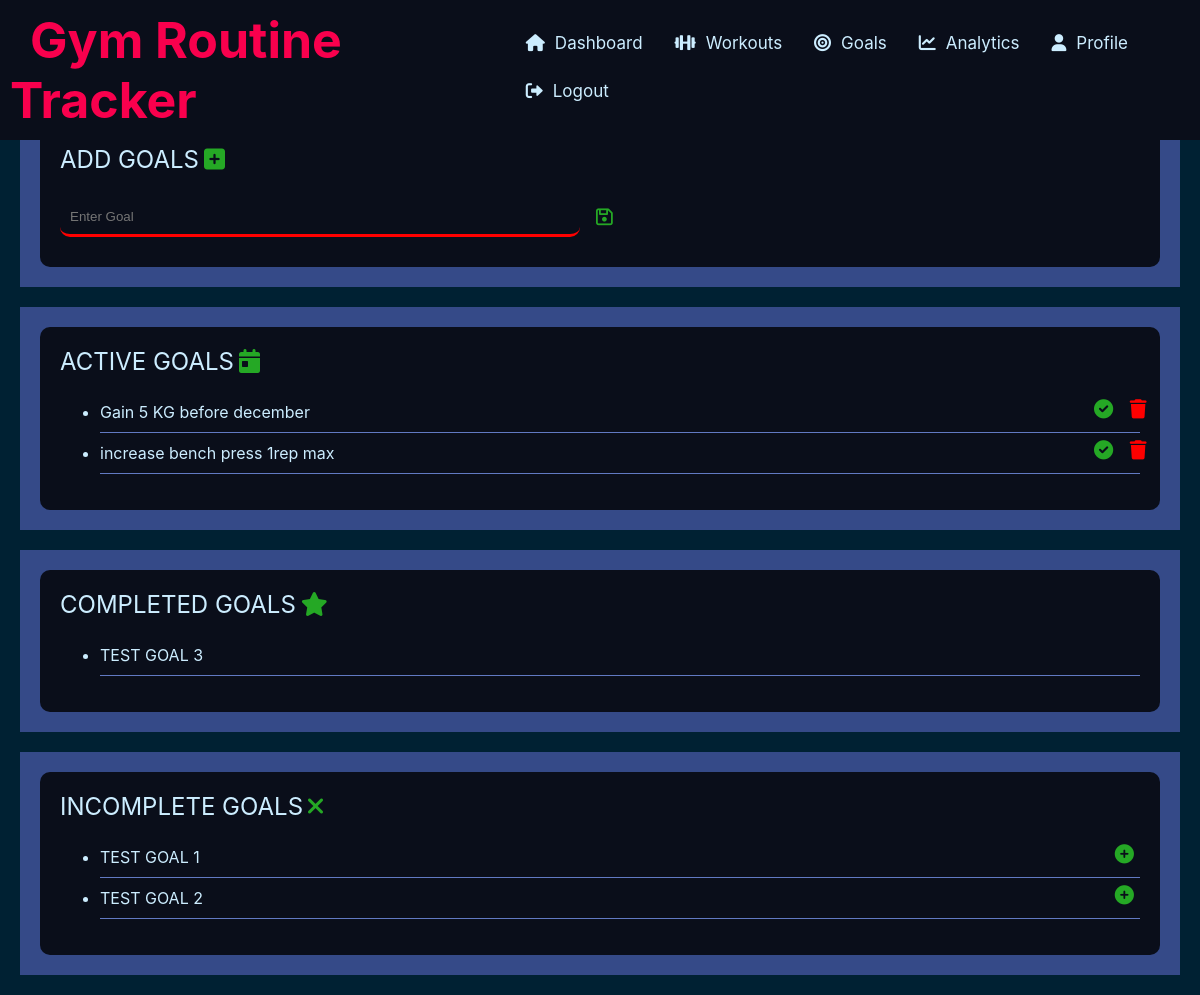
Page /goals.php (signed in) on the committed database.
### tables this page shows
CREATE TABLE `goals` (
  `goal_id` int(11) NOT NULL,
  `UID` int(11) DEFAULT NULL,
  `goal_description` varchar(400) DEFAULT NULL
);

CREATE TABLE `previous_goals` (
  `pg_id` int(11) NOT NULL,
  `g_id` int(11) NOT NULL,
  `uid` int(11) NOT NULL,
  `goal_desc` varchar(500) NOT NULL,
  `date` date NOT NULL,
  `completed` int(11) NOT NULL
);

### goals.php (the view, shortened to what this page needs)
<!DOCTYPE html>
<html>
<head>
  <link rel="stylesheet" href="dashboard.css">
  <link rel="stylesheet" href="https://cdnjs.cloudflare.com/ajax/libs/font-awesome/6.0.0-beta3/css/all.min.css">
</head>
<body>
  <div id="navigation">
    <?php include 'navmain.php'; ?>
  </div>
  <div class="main-container">
    <div class="container-first-add">
      <div class="section topmost">
        <div class="section-header">ADD GOALS
          <div class="icon">
            <i class="fa-solid fa-square-plus" style="color: #25a825;"></i>
          </div>
        </div>
        <form class="add-goalpage" method="POST">
          <div id="newGoalpage">
            <div class="button-container">
              <div class="newGoalpageButton">
                <input type="text" class="newGoalpage" placeholder="Enter Goal" name="new-goalpage" required>
              </div>
              <div class="submitButton">
                <button class="square-button-save-new-goalpage" type="submit" name="add_goalpage">
                  <i class="fa-regular fa-floppy-disk" style="color: #25a825;"></i>
                </button>
              </div>
            </div>
          </div>
        </form>
      </div>
    </div>
    <div class="container-first-goals">
      <div class="section top">
        <div class="section-header">ACTIVE GOALS
          <div class="icon">
            <i class="fa-solid fa-calendar-day" style="color: #25a825;"></i>
          </div>
        </div>
        <form method='post'>
          <ul>
            <?php
            $sql_goals = "SELECT * FROM goals WHERE UID = '$SID' ORDER BY goal_id ASC";
            $result_goals = $conn->query($sql_goals);
            if ($result_goals->num_rows > 0) {
              while ($row_goals = $result_goals->fetch_assoc()) {
                $goal_desc = $row_goals["goal_description"];
            ?>
                <li>
                  <form method='post'>
                    <div class="goal-list">
                      <div class="goal-desc">
                        <?php echo $goal_desc; ?>
                      </div>
                      <div class="goalpage-buttons">
                        <button type="submit" class="square-button-complete-goal" name="completed">
                          <i class="fa-solid fa-circle-check" style="color: #25a825;"></i>
                        </button>
                        <button type="submit" class="square-button-delete-goal" name="deleted">
                          <i class="fa-solid fa-trash" style="color: #ff0000;"></i>
                        </button>
                      </div>
                    </div>
                  </form>
                </li>
            <?php
              }
            } else {
              echo "<li style='list-style-type: none;'>Set goals using the edit button</li>";
            }
            ?>
          </ul>
        </form>
      </div>
    </div>
    <div class="container-second">
      <div class="section bottom">
        <div class="section-header">COMPLETED GOALS
          <div class="icon">
            <i class="fa-solid fa-star" style="color: #25a825;"></i>
          </div>
        </div>
        <form method='post'>
          <ul>
            <?php
            $sql_goals = "SELECT * FROM previous_goals WHERE UID = '$SID' AND completed=1 ORDER BY date ASC";
            $result_goals = $conn->query($sql_goals);
            if ($result_goals->num_rows > 0) {
              while ($row_goals = $result_goals->fetch_assoc()) {
                $goal_desc = $row_goals["goal_desc"];
            ?>
                <li>
                  <form method='post'>
                    <div class="goal-list">
                      <div class="goal-desc">
                        <?php echo $goal_desc; ?>
                      </div>
                    </div>
                  </form>
                </li>
            <?php
              }
            } else {
              echo "<li style='list-style-type: none;'>You have not set/completed any goals</li>";
            }
            ?>
          </ul>
        </form>
      </div>
    </div>
    <div class="container-third">
      <div class="section top">
        <div class="section-header">INCOMPLETE GOALS
          <div class="icon">
            <i class="fa-solid fa-xmark" style="color: #25a825;"></i>
          </div>
        </div>
        <form method='post'>
          <ul>
            <?php
            $sql_goals = "SELECT * FROM previous_goals WHERE UID = '$SID' AND completed=0 ORDER BY date ASC";
            $result_goals = $conn->query($sql_goals);
            if ($result_goals->num_rows > 0) {
              while ($row_goals = $result_goals->fetch_assoc()) {
                $goal_desc = $row_goals["goal_desc"];
            ?>
                <li>
                  <form method='post'>
                    <div class="goal-list">
                      <div class="goal-desc">
                        <?php echo $goal_desc; ?>
                      </div>
                      <div class="goal-buttons-add">
                    <button type="submit" class="square-button-add-again" name="add_again">
                      <i class="fa-solid fa-circle-plus" style="color: #25a825;"></i>
                    </button>
                    </div>
                  </form>
                </li>
            <?php
              }
            } else {
              echo "<li style='list-style-type: none;'>You have not set/completed any goals</li>";
            }
            ?>
          </ul>
        </form>
      </div>
    </div>
  </div>
</body>
</html>

### dashboard.css (style rules this page uses)
body { margin: 0; padding: 0; font-family: var(--font-family); background-color: var(--background); color: var(--text); }
.main-container { position: relative; top: 105px; padding-bottom: 20px; }
.goal-list, .reminder-list { position: relative; margin-bottom: 10px; border-bottom: 1px solid var(--primary); padding-bottom: 10px; }
.container-first-goals, .container-first-add, .container-first, .container-second, .container-third { margin-left: 20px; margin-right: 20px; display: flex; justify-content: center; align-items: center; background-color: var(--accent); padding: 10px; flex-wrap: wrap; }
.container-first-goals { margin-top: 20px; }
.container-second { margin-top: 20px; }
.container-third { margin-top: 20px; }
.section { background-color: var(--secondary); padding: 20px; margin: 10px; box-sizing: border-box; flex: 1; position: relative; }
.topmost, .top, .bottom { flex-basis: calc(50% - 30px); display: flex; flex-direction: column; border-radius: 10px; }
.section-header { font-size: 24px; margin-bottom: 10px; display: inline-flex; position: relative; }
.button-container { display: flex; align-items: center; margin-top: 5px; gap: 10px; }
.square-button-goals, .square-button-goal-page, .square-button-reminders, .square-button-workouts, .bottom-right-button-log, .square-button-new-goals, .square-button-delete-goals, .square-button-save-new-goals, .square-button-delete-goal, .square-button-complete-goal, .square-button-new-reminders, .square-button-save-new-reminders, .square-button-delete-reminders, .square-button-complete-reminder, .square-button-delete-reminder, .square-button-bodyWeight, .square-button-save-new-bodyWeight, .square-button-delete-bodyWeight, .square-button-new-bodyWeight, .square-button-save-new-goalpage, .square-button-add-again { font-size: 1.2rem; cursor: pointer; text-decoration: none; background: transparent; border: transparent; display: absolute; position: relative; }
.square-button-add-again, .square-button-complete-goal, .square-button-delete-goal, .square-button-complete-reminder, .square-button-delete-reminder, .square-button-delete-bodyWeight { bottom: 0; right: 0; }
.goal-desc, .reminder-desc { position: relative; }
.goal-buttons-add, .goalpage-buttons, .goal-buttons, .reminder-buttons { position: absolute; margin-top: -24px; left: 90%; max-width: 70px; min-width: 70px; overflow-x: hidden; }
.goalpage-buttons { left: 95%; }
.goal-buttons-add { left: 97%; }
.newGoalpage, .newGoal, .newReminder, .newBodyweight { display: inline; margin-top: 10px; width: 75%; padding: 10px; margin-bottom: 10px; border-radius: 10px; background: transparent; border: transparent; border-bottom: 3px red solid; color: var(--text); outline: none; }
.newGoalpage { width: 500px; }
.icon { margin-left: 5px; }
#newGoalpage, #newGoal, #newReminder, #newBodyweight { display: block; }

### nav.css (style rules this page uses)
:root { --text: #ccedff; --background: #002133; --primary: #6179c2; --secondary: #0a0e1a; --accent: #354a88; --selected:#051131; --font-family: -apple-system, BlinkMacSystemFont, "Segoe UI", Roboto, "Helvetica Neue", Arial, sans-serif; --accent-text: #f9004d; --teritiary: #8d7fa1; --button-color: #25a825; }

### rows in the picture
goals: goal_description "Gain 5 KG before december"
goals: goal_description "increase bench press 1rep max"
previous_goals: goal_desc "TEST GOAL 3"
previous_goals: goal_desc "TEST GOAL 1"
previous_goals: goal_desc "TEST GOAL 2"
